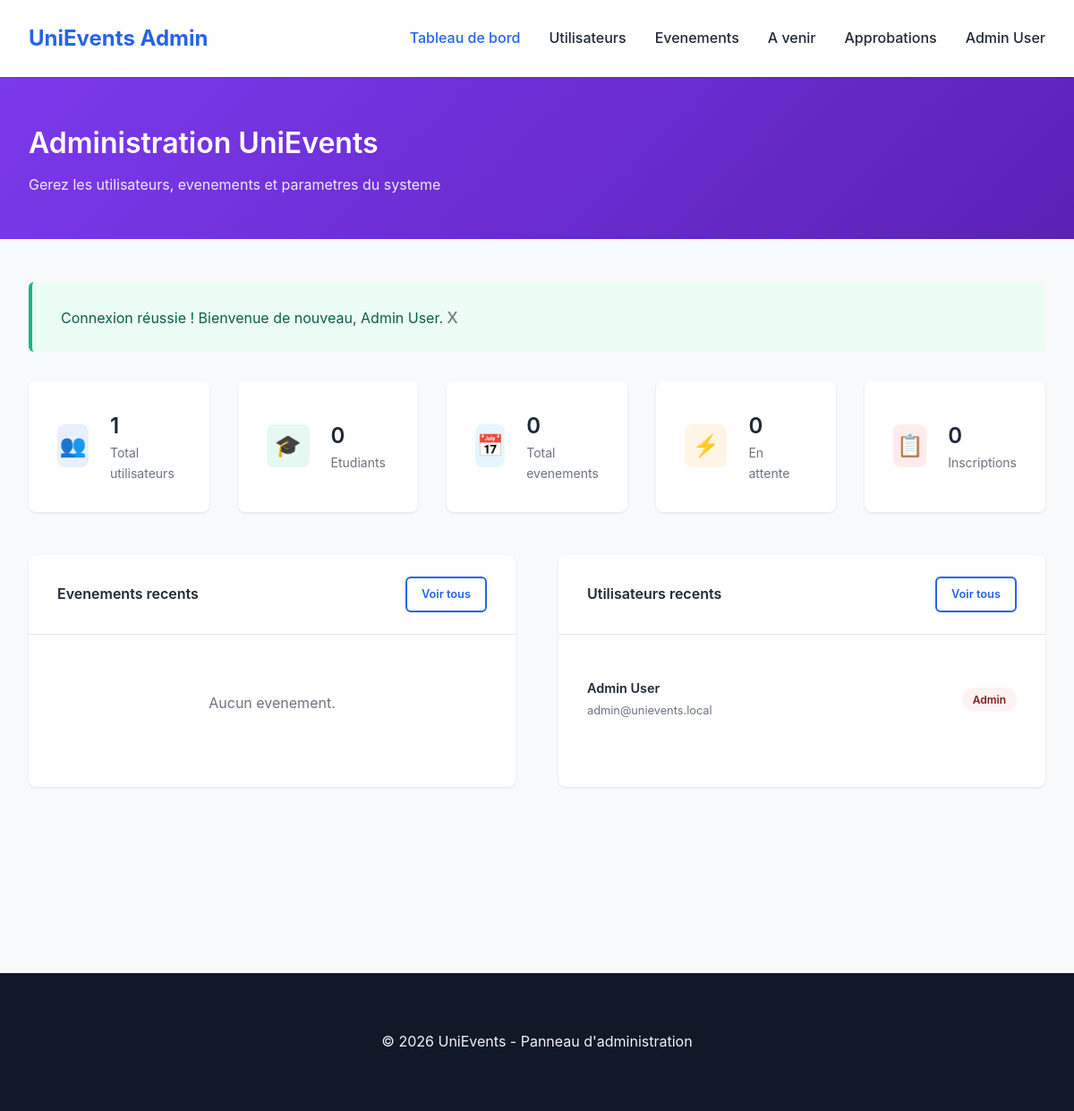
Screenshot of /pages/admin/dashboard.php (signed in) with the database file from the repository.
### tables this page shows
CREATE TABLE IF NOT EXISTS users (
    id INT AUTO_INCREMENT PRIMARY KEY,
    name VARCHAR(100) NOT NULL,
    email VARCHAR(150) NOT NULL UNIQUE,
    password VARCHAR(255) NOT NULL,
    role ENUM('student', 'organizer', 'admin') DEFAULT 'student',
    is_approved TINYINT(1) DEFAULT 0 COMMENT 'For organizers: 0=pending, 1=approved',
    student_id VARCHAR(20) NULL,
    profile_photo VARCHAR(255) NULL,
    created_at TIMESTAMP DEFAULT CURRENT_TIMESTAMP,
    updated_at TIMESTAMP DEFAULT CURRENT_TIMESTAMP ON UPDATE CURRENT_TIMESTAMP,
    INDEX idx_email (email),
    INDEX idx_role (role),
    INDEX idx_is_approved (is_approved)
);

### includes/functions.php (called while the page is built, shortened)
<?php
function get_flash_message()
{
    if (isset($_SESSION['message'])) {
        $message = $_SESSION['message'];
        $type = $_SESSION['message_type'] ?? SUCCESS;
        return ['message' => $message, 'type' => $type];
    }
    return null;
}
function is_logged_in()
{
    return isset($_SESSION['user_id']) && isset($_SESSION['role']);
}
function get_logged_in_user()
{
    return [
        'id' => $_SESSION['user_id'] ?? null,
        'email' => $_SESSION['email'] ?? null,
        'name' => $_SESSION['name'] ?? null,
        'role' => $_SESSION['role'] ?? null,
        'is_approved' => $_SESSION['is_approved'] ?? false,
    ];
}
function escape_output($text)
{
    return htmlspecialchars($text, ENT_QUOTES, 'UTF-8');
}

### pages/admin/dashboard.php (the view, shortened to what this page needs)
<?php
require_once '../../config/database.php';
$user = get_logged_in_user();
$flash_message = get_flash_message();
try {
    $stmt = $pdo->query('
        SELECT
            COUNT(*) as total_users,
            SUM(CASE WHEN role = "student" THEN 1 ELSE 0 END) as students,
            SUM(CASE WHEN role = "organizer" THEN 1 ELSE 0 END) as organizers,
            SUM(CASE WHEN role = "organizer" AND is_approved = 0 THEN 1 ELSE 0 END) as pending_organizers
        FROM users
    ');
    $user_stats = $stmt->fetch();
} catch (PDOException $e) {
    $user_stats = ['total_users' => 0, 'students' => 0, 'organizers' => 0, 'pending_organizers' => 0];
}
try {
    $stmt = $pdo->query('
        SELECT
            COUNT(*) as total_events,
            SUM(CASE WHEN status IN ("upcoming","ongoing") THEN 1 ELSE 0 END) as published,
            SUM(CASE WHEN event_date >= CURDATE() AND status IN ("upcoming","ongoing") THEN 1 ELSE 0 END) as upcoming
        FROM events
    ');
    $event_stats = $stmt->fetch();
} catch (PDOException $e) {
    $event_stats = ['total_events' => 0, 'published' => 0, 'upcoming' => 0];
}
try {
    $stmt = $pdo->query('SELECT COUNT(*) as total FROM registrations');
    $total_registrations = $stmt->fetch()['total'] ?? 0;
} catch (PDOException $e) {
    $total_registrations = 0;
}
try {
    $stmt = $pdo->query('
        SELECT e.*, u.name as organizer_name,
               (SELECT COUNT(*) FROM registrations WHERE event_id = e.id) as registration_count
        FROM events e
        LEFT JOIN users u ON e.organizer_id = u.id
        ORDER BY e.created_at DESC
        LIMIT 5
    ');
    $recent_events = $stmt->fetchAll();
} catch (PDOException $e) {
    $recent_events = [];
}
try {
    $stmt = $pdo->query('
        SELECT * FROM users
        ORDER BY created_at DESC
        LIMIT 5
    ');
    $recent_users = $stmt->fetchAll();
} catch (PDOException $e) {
    $recent_users = [];
}
?>
<!DOCTYPE html>
<html lang="fr">
<head>
    <link rel="stylesheet" href="../../public/css/style.css">
</head>
<body>
    <div class="dashboard-container">
        <nav>
            <div class="container">
                <div class="navbar">
                    <a href="../../index.php" class="navbar-brand">UniEvents Admin</a>
                    <ul class="navbar-nav">
                        <li><a href="dashboard.php" class="active">Tableau de bord</a></li>
                        <li><a href="users.php">Utilisateurs</a></li>
                        <li><a href="events.php">Evenements</a></li>
                        <li><a href="upcoming-events.php">A venir</a></li>
                        <li><a href="approvals.php">Approbations</a></li>
                        <li class="nav-item">
                            <a href="#"><?php echo escape_output($user['name']); ?></a>
                        </li>
                    </ul>
                </div>
            </div>
        </nav>
        <header class="dashboard-header">
            <div class="container">
                <h1>Administration UniEvents</h1>
                <p>Gerez les utilisateurs, evenements et parametres du systeme</p>
            </div>
        </header>
        <main class="dashboard-content">
            <div class="container">
                <?php if ($flash_message): ?>
                    <div class="alert alert-<?php echo escape_output($flash_message['type']); ?> alert-dismissible">
                        <?php echo escape_output($flash_message['message']); ?>
                        <button type="button" class="btn-close" onclick="this.parentElement.style.display='none';">x</button>
                    </div>
                <?php endif; ?>
                <div class="stats-grid">
                    <div class="stat-card">
                        <div class="stat-icon primary">
                            <span>&#128101;</span>
                        </div>
                        <div class="stat-info">
                            <h3><?php echo $user_stats['total_users'] ?? 0; ?></h3>
                            <p>Total utilisateurs</p>
                        </div>
                    </div>
                    <div class="stat-card">
                        <div class="stat-icon success">
                            <span>&#127891;</span>
                        </div>
                        <div class="stat-info">
                            <h3><?php echo $user_stats['students'] ?? 0; ?></h3>
                            <p>Etudiants</p>
                        </div>
                    </div>
                    <div class="stat-card">
                        <div class="stat-icon info">
                            <span>&#128197;</span>
                        </div>
                        <div class="stat-info">
                            <h3><?php echo $event_stats['total_events'] ?? 0; ?></h3>
                            <p>Total evenements</p>
                        </div>
                    </div>
                    <div class="stat-card">
                        <div class="stat-icon warning">
                            <span>&#9889;</span>
                        </div>
                        <div class="stat-info">
                            <h3><?php echo $user_stats['pending_organizers'] ?? 0; ?></h3>
                            <p>En attente</p>
                        </div>
                    </div>
                    <div class="stat-card">
                        <div class="stat-icon danger">
                            <span>&#128203;</span>
                        </div>
                        <div class="stat-info">
                            <h3><?php echo $total_registrations; ?></h3>
                            <p>Inscriptions</p>
                        </div>
                    </div>
                </div>
                <div class="two-columns">
                    <div class="data-card">
                        <div class="data-card-header">
                            <h3>Evenements recents</h3>
                            <a href="events.php" class="btn btn-outline btn-sm">Voir tous</a>
                        </div>
                        <div class="data-card-body">
                            <?php if (empty($recent_events)): ?>
                                <div class="empty-state">
                                    <p>Aucun evenement.</p>
                                </div>
                            <?php endif; ?>
                        </div>
                    </div>
                    <div class="data-card">
                        <div class="data-card-header">
                            <h3>Utilisateurs recents</h3>
                            <a href="users.php" class="btn btn-outline btn-sm">Voir tous</a>
                        </div>
                        <div class="data-card-body">
                            <?php if (empty($recent_users)): ?>
                                <div class="empty-state">
                                    <p>Aucun utilisateur.</p>
                                </div>
                            <?php else: ?>
                                <?php foreach ($recent_users as $u): ?>
                                    <div class="list-item">
                                        <div class="list-item-info">
                                            <h4><?php echo escape_output($u['name']); ?></h4>
                                            <p><?php echo escape_output($u['email']); ?></p>
                                        </div>
                                        <div>
                                            <?php
                                            $role_class = $u['role'] === 'admin' ? 'danger' : ($u['role'] === 'organizer' ? 'info' : 'primary');
                                            $role_text = $u['role'] === 'admin' ? 'Admin' : ($u['role'] === 'organizer' ? 'Organisateur' : 'Etudiant');
                                            ?>
                                            <span class="badge badge-<?php echo $role_class; ?>">
                                                <?php echo $role_text; ?>
                                            </span>
                                        </div>
                                    </div>
                                <?php endforeach; ?>
                            <?php endif; ?>
                        </div>
                    </div>
                </div>
            </div>
        </main>
        <footer>
            <div class="container">
                <p style="text-align: center; margin-bottom: 0;">
                    &copy; <?php echo date('Y'); ?> UniEvents - Panneau d'administration
                </p>
            </div>
        </footer>
    </div>
</body>
</html>

### public/css/style.css (style rules this page uses)
:root { --primary-color: #2563eb; --primary-dark: #1e40af; --secondary-color: #f59e0b; --success-color: #10b981; --danger-color: #ef4444; --warning-color: #f97316; --info-color: #0ea5e9; --light-bg: #f9fafb; --dark-bg: #111827; --border-color: #e5e7eb; --text-dark: #1f2937; --text-light: #6b7280; --spacing-unit: 0.5rem; }
* { margin: 0; padding: 0; box-sizing: border-box; }
html, body { height: 100%; }
body { font-family: -apple-system, BlinkMacSystemFont, 'Segoe UI', Roboto, 'Helvetica Neue', Arial, sans-serif; font-size: 16px; line-height: 1.6; color: var(--text-dark); background-color: #ffffff; }
h1, h2, h3, h4, h5, h6 { margin-bottom: calc(var(--spacing-unit) * 3); font-weight: 600; color: var(--text-dark); }
h1 { font-size: 2rem; }
h3 { font-size: 1.5rem; }
h4 { font-size: 1.25rem; }
p { margin-bottom: calc(var(--spacing-unit) * 2); }
a { color: var(--primary-color); text-decoration: none; transition: color 0.3s ease; }
.container { max-width: 1200px; margin: 0 auto; padding: 0 calc(var(--spacing-unit) * 4); }
.btn { display: inline-block; padding: calc(var(--spacing-unit) * 2) calc(var(--spacing-unit) * 4); border: none; border-radius: 0.375rem; font-size: 1rem; font-weight: 600; cursor: pointer; transition: all 0.3s ease; text-decoration: none; text-align: center; }
.btn-outline { background-color: transparent; color: var(--primary-color); border: 2px solid var(--primary-color); }
.alert { padding: calc(var(--spacing-unit) * 3) calc(var(--spacing-unit) * 4); margin-bottom: calc(var(--spacing-unit) * 4); border-radius: 0.375rem; border-left: 4px solid; }
.alert-success { background-color: #ecfdf5; color: #065f46; border-color: #10b981; }
.alert-dismissible .btn-close { background: none; border: none; cursor: pointer; font-size: 1.5rem; opacity: 0.5; transition: opacity 0.3s ease; }
nav { background-color: #ffffff; box-shadow: 0 1px 3px rgba(0, 0, 0, 0.1); position: sticky; top: 0; z-index: 100; }
.navbar { display: flex; justify-content: space-between; align-items: center; padding: calc(var(--spacing-unit) * 3) 0; }
.navbar-brand { font-size: 1.5rem; font-weight: 700; color: var(--primary-color); }
.navbar-nav { display: flex; list-style: none; gap: calc(var(--spacing-unit) * 4); align-items: center; }
.navbar-nav a { color: var(--text-dark); font-weight: 500; transition: color 0.3s ease; }
.navbar-nav a:hover, .navbar-nav a.active { color: var(--primary-color); }
.navbar-nav .nav-item { position: relative; }
footer { background-color: var(--dark-bg); color: #f3f4f6; margin-top: calc(var(--spacing-unit) * 16); padding: calc(var(--spacing-unit) * 8) 0; }

### rows the page displays
users: name "Admin User", email "admin@unievents.local", role "Admin"

### other values shown
escape_output($flash_message['message']) "Connexion réussie ! Bienvenue de nouveau, Admin User."
$user_stats['total_users'] "1"
$user_stats['students'] "0"
$event_stats['total_events'] "0"
$user_stats['pending_organizers'] "0"
$total_registrations "0"
